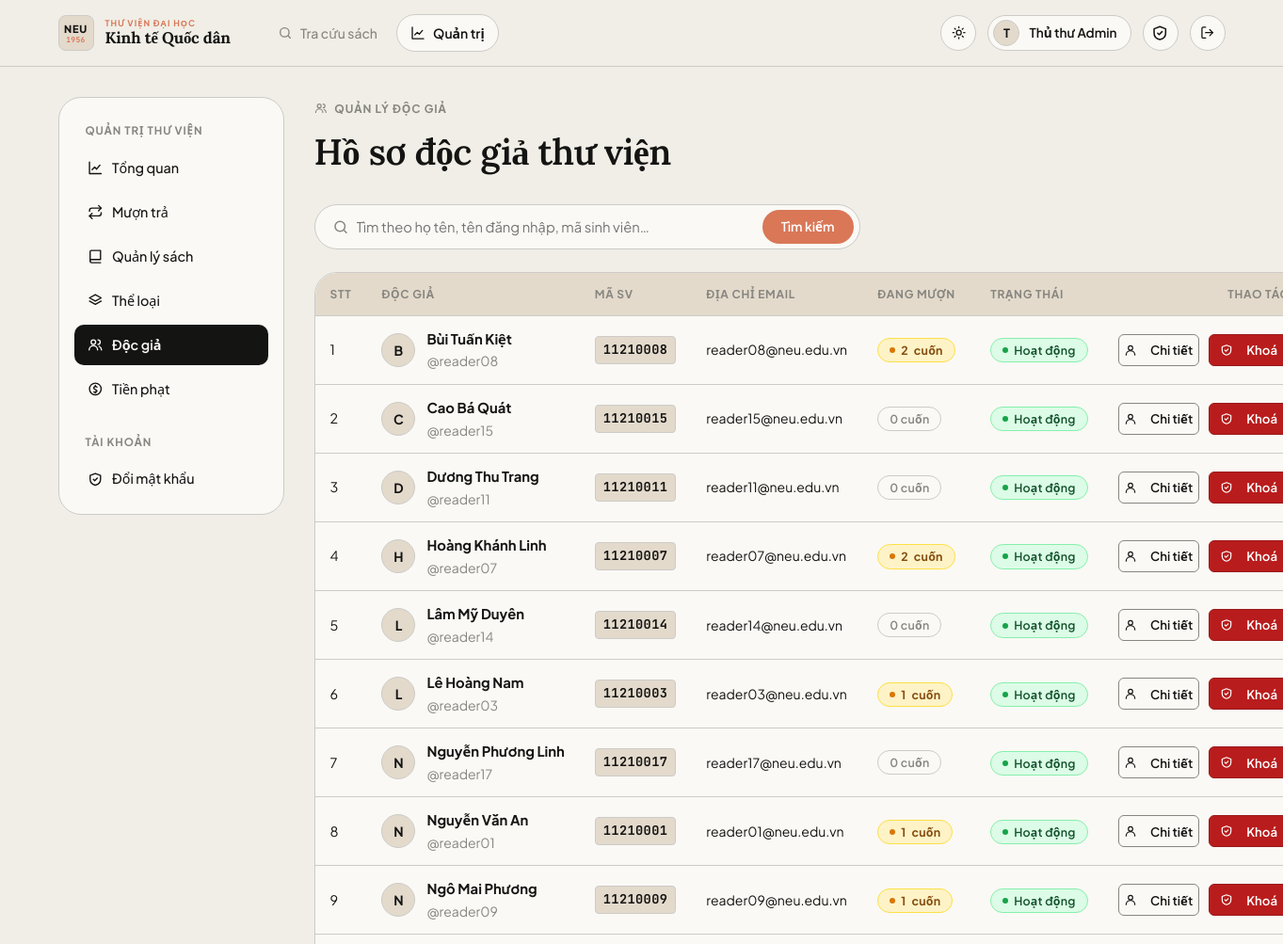
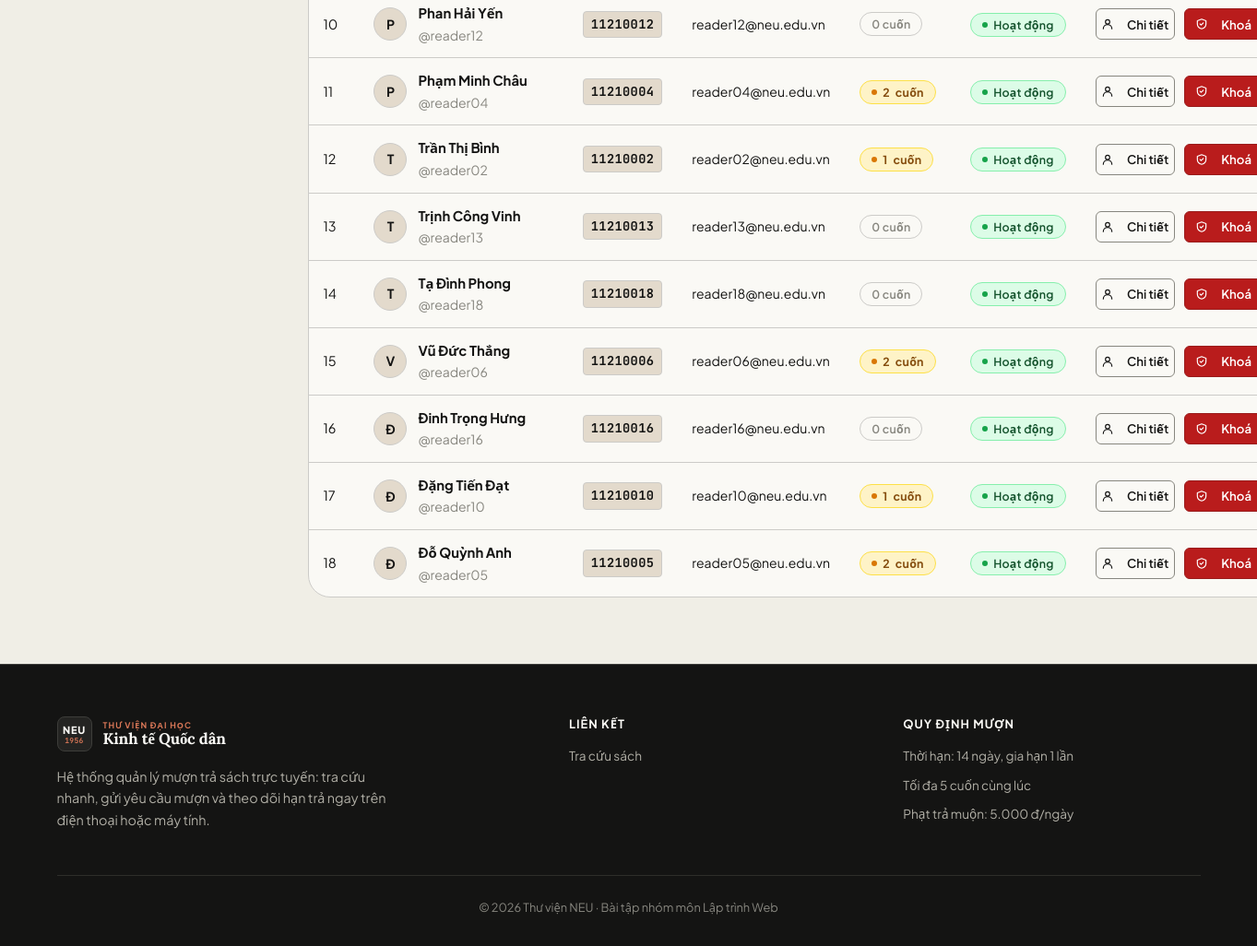
The app's page /admin/users (signed in) with its own data (2 pictures, top to bottom).
### app/models.py (models this page shows, shortened)
class User(UserMixin, db.Model):
    id = db.Column(db.Integer, primary_key=True)
    username = db.Column(db.String(50), unique=True, nullable=False, index=True)
    email = db.Column(db.String(120), unique=True, nullable=False)
    full_name = db.Column(db.String(100), nullable=False)
    student_code = db.Column(db.String(30))
    password_hash = db.Column(db.String(255), nullable=False)
    role = db.Column(db.String(20), nullable=False, default=ROLE_READER)
    active = db.Column(db.Boolean, nullable=False, default=True)
    created_at = db.Column(db.DateTime, default=datetime.now)
    loans = db.relationship("Loan", foreign_keys="Loan.user_id", back_populates="user")
    @property
    def is_active(self):  # Flask-Login: tài khoản bị khoá không đăng nhập được
        return self.active
    @property
    def is_admin(self):
        return self.role == ROLE_ADMIN

### app/blueprints/admin.py (the view)
@bp.route("/users")
@admin_required
def users():
    q = request.args.get("q", "").strip()
    query = User.query.filter_by(role="reader")
    if q:
        like = f"%{q}%"
        query = query.filter(db.or_(User.full_name.ilike(like), User.username.ilike(like),
                                     User.student_code.ilike(like)))
    return render_template("admin/users.html", users=query.order_by(User.full_name).all())

### app/blueprints/admin.py (called while the page is built)
def admin_required(fn):
    @wraps(fn)
    @login_required
    def wrapper(*a, **kw):
        if not current_user.is_admin:
            abort(403)
        return fn(*a, **kw)
    return wrapper

### app/models.py (called while the page is built)
@login_manager.user_loader
def load_user(user_id):
    return db.session.get(User, int(user_id))

### app/templates/admin/users.html (shortened to what this page needs)
{% extends "admin/_layout.html" %}
{% from "macros.html" import csrf, icon, empty %}
{% block admin_content %}
<div class="page-head" data-reveal>
  <div>
    <span class="eyebrow">{{ icon('users') }} Quản lý độc giả</span>
    <h1 class="mt-1">Hồ sơ độc giả thư viện</h1>
  </div>
</div>
<div class="admin-toolbar" data-reveal>
  <form class="search-form-admin" method="get">
    <span class="search-icon">{{ icon('search') }}</span>
    <input name="q" value="{{ request.args.q or '' }}" class="input input-search-admin" placeholder="Tìm theo họ tên, tên đăng nhập, mã sinh viên…">
    <button class="btn btn-search-admin" type="submit">Tìm kiếm</button>
  </form>
</div>
{% if users %}
<div class="table-wrap" data-reveal>
  <table class="table table-users">
    <thead>
      <tr>
        <th class="col-stt">STT</th>
        <th class="col-user" style="min-width: 220px;">Độc giả</th>
        <th style="min-width: 110px;">Mã SV</th>
        <th style="min-width: 170px;">Địa chỉ Email</th>
        <th style="min-width: 120px;">Đang mượn</th>
        <th style="min-width: 120px;">Trạng thái</th>
        <th class="text-right" style="min-width: 180px; padding-right: 20px;">Thao tác</th>
      </tr>
    </thead>
    <tbody>
    {% for u in users %}
    {% set active_loans = u.loans|selectattr('status','equalto','borrowing')|list|length %}
    <tr>
      <td class="col-stt muted">{{ loop.index }}</td>
      <td class="col-user">
        <div class="user-cell-admin">
          <span class="avatar-admin">{{ u.full_name[:1]|upper }}</span>
          <div>
            <div class="user-name"><b>{{ u.full_name }}</b></div>
            <div class="small muted">@{{ u.username }}</div>
          </div>
        </div>
      </td>
      <td><span class="code-tag">{{ u.student_code or '—' }}</span></td>
      <td><span class="small">{{ u.email }}</span></td>
      <td>
        {% if active_loans > 0 %}
          <span class="badge badge-warning"><b>{{ active_loans }}</b> cuốn</span>
        {% else %}
          <span class="badge badge-secondary">0 cuốn</span>
        {% endif %}
      </td>
      <td>
        {% if u.active %}
          <span class="badge badge-success">Hoạt động</span>
        {% else %}
          <span class="badge badge-danger">Đã khoá</span>
        {% endif %}
      </td>
      <td class="text-right">
        <div class="row-actions">
          <a class="btn btn-sm btn-ghost btn-action-user" href="{{ url_for('admin.user_detail', user_id=u.id) }}" title="Xem chi tiết lịch sử mượn">{{ icon('user') }} Chi tiết</a>
          <form method="post" action="{{ url_for('admin.user_toggle', user_id=u.id) }}"
            {% if u.active %}data-confirm="Khoá tài khoản @{{ u.username }}? Độc giả này sẽ không thể đăng nhập hoặc mượn sách."{% endif %}>
            <button class="btn btn-sm btn-action-user {{ 'btn-danger' if u.active else 'btn-success' }}">
              {{ icon('shield') }} {{ 'Khoá' if u.active else 'Mở khoá' }}
            </button>
          </form>
        </div>
      </td>
    </tr>
    {% endfor %}
    </tbody>
  </table>
</div>
{% else %}
<div class="card empty-card">{{ empty('👥', 'Không tìm thấy độc giả', 'Thử tìm với từ khóa họ tên hoặc mã sinh viên khác.') }}</div>
{% endif %}
{% endblock %}

### app/templates/macros.html (shortened to what this page needs)
{% macro icon(name) %}<svg class="icon" viewBox="0 0 24 24" aria-hidden="true">{{ _icons[name]|safe }}</svg>{% endmacro %}

### app/templates/base.html (shortened to what this page needs)
{% from "macros.html" import icon %}
<!doctype html>
<html lang="vi">
<head>
  <link rel="stylesheet" href="{{ url_for('static', filename='css/style.css') }}">
</head>
<body>
<header class="navbar">
  <div class="container nav-inner">
    <a class="brand" href="{{ url_for('main.index') }}" aria-label="Trang chủ Thư viện NEU">
      <span class="brand-monogram">
        <span class="mono-code">NEU</span>
        <span class="mono-year">1956</span>
      </span>
      <span class="brand-text">
        <span class="brand-sub">Thư viện đại học</span>
        <span class="brand-main">Kinh tế Quốc dân</span>
      </span>
    </a>
    <nav class="nav-links" id="nav-links">
      <a class="nav-link {{ 'active' if request.endpoint in ('main.index','main.book_detail') }}" href="{{ url_for('main.index') }}">{{ icon('search') }} Tra cứu sách</a>
      {% if current_user.is_authenticated and current_user.is_admin %}
      <a class="nav-link {{ 'active' if request.blueprint == 'admin' }}" href="{{ url_for('admin.dashboard') }}">{{ icon('chart') }} Quản trị</a>
      {% endif %}
    </nav>
    <div class="nav-actions">
      <button class="icon-btn theme-toggle" type="button" aria-label="Đổi giao diện sáng/tối">
        <span class="sun">{{ icon('sun') }}</span><span class="moon">{{ icon('moon') }}</span>
      </button>
      {% if current_user.is_authenticated %}
        <div class="user-chip"><span class="avatar">{{ current_user.full_name[:1]|upper }}</span><span class="name">{{ current_user.full_name }}</span></div>
        <a class="icon-btn" href="{{ url_for('auth.change_password') }}" aria-label="Đổi mật khẩu" title="Đổi mật khẩu">{{ icon('shield') }}</a>
        <form method="post" action="{{ url_for('auth.logout') }}">
          <button class="icon-btn" aria-label="Đăng xuất" title="Đăng xuất">{{ icon('logout') }}</button>
        </form>
      {% else %}
        <a class="btn btn-ghost btn-sm" href="{{ url_for('auth.login') }}">Đăng nhập</a>
        <a class="btn btn-primary btn-sm" href="{{ url_for('auth.register') }}">Đăng ký</a>
      {% endif %}
    </div>
  </div>
</header>
<main id="main-content">
  <div class="container">{% block content %}{% endblock %}</div>
</main>
<footer class="footer">
  <div class="container">
    <div class="footer-grid">
      <div>
        <a class="brand" href="{{ url_for('main.index') }}" aria-label="Trang chủ Thư viện NEU">
          <span class="brand-monogram">
            <span class="mono-code">NEU</span>
            <span class="mono-year">1956</span>
          </span>
          <span class="brand-text">
            <span class="brand-sub">Thư viện đại học</span>
            <span class="brand-main">Kinh tế Quốc dân</span>
          </span>
        </a>
        <p class="muted mt-2" style="max-width:380px">Hệ thống quản lý mượn trả sách trực tuyến: tra cứu nhanh, gửi yêu cầu mượn và theo dõi hạn trả ngay trên điện thoại hoặc máy tính.</p>
      </div>
      <div><h4>Liên kết</h4><ul>
        <li><a href="{{ url_for('main.index') }}">Tra cứu sách</a></li>
      </ul></div>
      <div><h4>Quy định mượn</h4><ul class="muted">
        <li>Thời hạn: {{ config.LOAN_DAYS }} ngày, gia hạn {{ config.MAX_RENEWALS }} lần</li>
        <li>Tối đa {{ config.MAX_ACTIVE_LOANS }} cuốn cùng lúc</li>
        <li>Phạt trả muộn: {{ '{:,}'.format(config.FINE_PER_DAY).replace(',', '.') }} đ/ngày</li>
      </ul></div>
    </div>
    <div class="copy">© 2026 Thư viện NEU · Bài tập nhóm môn Lập trình Web</div>
  </div>
</footer>
</body>
</html>

### records on screen
User: full_name "T", full_name "Thủ thư Admin"
User: full_name "B", full_name "Bùi Tuấn Kiệt", username "reader08", student_code "11210008", email "reader08@neu.edu.vn", active_loans "2", shows "Hoạt động", active "Khoá"
User: full_name "C", full_name "Cao Bá Quát", username "reader15", student_code "11210015", email "reader15@neu.edu.vn", shows "0 cuốn", shows "Hoạt động", active "Khoá"
User: full_name "D", full_name "Dương Thu Trang", username "reader11", student_code "11210011", email "reader11@neu.edu.vn", shows "0 cuốn", shows "Hoạt động", active "Khoá"
User: full_name "H", full_name "Hoàng Khánh Linh", username "reader07", student_code "11210007", email "reader07@neu.edu.vn", active_loans "2", shows "Hoạt động", active "Khoá"
User: full_name "L", full_name "Lâm Mỹ Duyên", username "reader14", student_code "11210014", email "reader14@neu.edu.vn", shows "0 cuốn", shows "Hoạt động", active "Khoá"
User: full_name "L", full_name "Lê Hoàng Nam", username "reader03", student_code "11210003", email "reader03@neu.edu.vn", active "1", shows "Hoạt động", active "Khoá"
User: full_name "N", full_name "Nguyễn Phương Linh", username "reader17", student_code "11210017", email "reader17@neu.edu.vn", shows "0 cuốn", shows "Hoạt động", active "Khoá"
User: full_name "N", full_name "Nguyễn Văn An", username "reader01", student_code "11210001", email "reader01@neu.edu.vn", active "1", shows "Hoạt động", active "Khoá"
User: full_name "N", full_name "Ngô Mai Phương", username "reader09", student_code "11210009", email "reader09@neu.edu.vn", active "1", shows "Hoạt động", active "Khoá"
User: full_name "P", full_name "Phan Hải Yến", username "reader12", student_code "11210012", email "reader12@neu.edu.vn", shows "0 cuốn", shows "Hoạt động", active "Khoá"
User: full_name "P", full_name "Phạm Minh Châu", username "reader04", student_code "11210004", email "reader04@neu.edu.vn", active_loans "2", shows "Hoạt động", active "Khoá"
User: full_name "T", full_name "Trần Thị Bình", username "reader02", student_code "11210002", email "reader02@neu.edu.vn", active "1", shows "Hoạt động", active "Khoá"
User: full_name "T", full_name "Trịnh Công Vinh", username "reader13", student_code "11210013", email "reader13@neu.edu.vn", shows "0 cuốn", shows "Hoạt động", active "Khoá"
User: full_name "T", full_name "Tạ Đình Phong", username "reader18", student_code "11210018", email "reader18@neu.edu.vn", shows "0 cuốn", shows "Hoạt động", active "Khoá"
User: full_name "V", full_name "Vũ Đức Thắng", username "reader06", student_code "11210006", email "reader06@neu.edu.vn", active_loans "2", shows "Hoạt động", active "Khoá"
User: full_name "Đ", full_name "Đinh Trọng Hưng", username "reader16", student_code "11210016", email "reader16@neu.edu.vn", shows "0 cuốn", shows "Hoạt động", active "Khoá"
User: full_name "Đ", full_name "Đặng Tiến Đạt", username "reader10", student_code "11210010", email "reader10@neu.edu.vn", active "1", shows "Hoạt động", active "Khoá"
User: full_name "Đ", full_name "Đỗ Quỳnh Anh", username "reader05", student_code "11210005", email "reader05@neu.edu.vn", active_loans "2", shows "Hoạt động", active "Khoá"

### other values on screen
{{ config.LOAN_DAYS }} "14"
{{ config.MAX_RENEWALS }} "1"
{{ config.MAX_ACTIVE_LOANS }} "5"
{{ '{:,}'.format(config.FINE_PER_DAY).replace(',', '.') }} "5.000"
